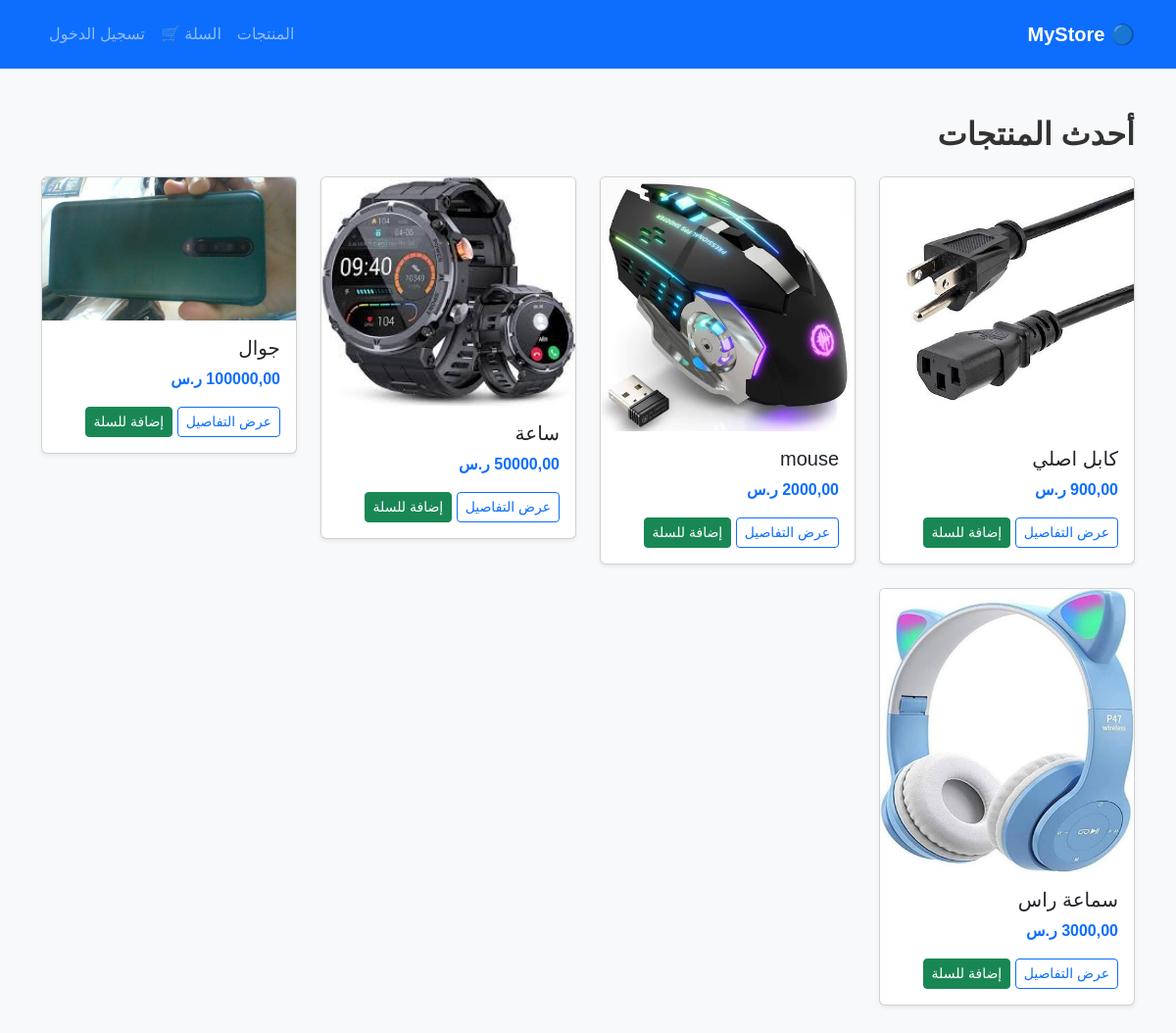
The page / on the database its author committed.
### myapp/models.py (models this page shows, shortened)
class Product(models.Model):
    name = models.CharField(max_length=200)
    price = models.DecimalField(max_digits=10, decimal_places=2)
    description = models.TextField(blank=True)
    image = models.ImageField(upload_to='products/')
    category = models.CharField(max_length=100, blank=True)
    brand = models.CharField(max_length=100, blank=True)
    created_at = models.DateTimeField(auto_now_add=True)

### myapp/views.py (the view)
# urls.py: path('', views.index, name='index'),
def index(request):
    products = Product.objects.all()[:8]
    return render(request, 'myapp/index.html', {'products': products})

### myapp/templates/myapp/index.html (shortened to what this page needs)
{% load static %}
<!DOCTYPE html>
<html lang="ar" dir="rtl">
<head>
    <link href="https://cdn.jsdelivr.net/npm/bootstrap@5.3.2/dist/css/bootstrap.rtl.min.css" rel="stylesheet">
    <link rel="stylesheet" href="https://cdnjs.cloudflare.com/ajax/libs/font-awesome/6.5.0/css/all.min.css">
    <link rel="stylesheet" href="{% static 'pages/css/style.css' %}">
</head>
<body class="bg-light">
<nav class="navbar navbar-expand-lg navbar-dark bg-primary">
    <div class="container">
        <a class="navbar-brand fw-bold" href="/">🔵 MyStore</a>
        <div class="collapse navbar-collapse" id="mainNav">
            <ul class="navbar-nav ms-auto">
                <li class="nav-item"><a class="nav-link" href="{% url 'products' %}">المنتجات</a></li>
                <li class="nav-item"><a class="nav-link" href="{% url 'cart' %}">السلة 🛒</a></li>
                <li class="nav-item"><a class="nav-link" href="{% url 'login' %}">تسجيل الدخول</a></li>
            </ul>
        </div>
    </div>
</nav>
<div class="container py-5">
    <h2 class="mb-4 fw-bold">أحدث المنتجات</h2>
    <div class="row">
        {% for p in products %}
        <div class="col-md-3">
            <div class="card shadow-sm mb-4">
                <img src="{{ p.image.url }}" class="card-img-top">
                <div class="card-body">
                    <h5 class="card-title">{{ p.name }}</h5>
                    <p class="text-primary fw-bold">{{ p.price }} ر.س</p>
                    <a href="{% url 'product_detail' p.id %}" class="btn btn-outline-primary btn-sm">عرض التفاصيل</a>
                    <a href="{% url 'add_to_cart' p.id %}" class="btn btn-success btn-sm">إضافة للسلة</a>
                </div>
            </div>
        </div>
        {% endfor %}
    </div>
</div>
</body>
</html>

### myapp/static/myapp/css/style.css (style rules this page uses)
* { margin: 0; padding: 0; box-sizing: border-box; font-family: "Tajawal", sans-serif; }
body { background: #f5f5f5; color: #333; }
.navbar { background: #111; padding: 15px 0; color: #fff; }

### rows shown on the page
Product: image (picture), name "كابل اصلي", price "900,00"
Product: image (picture), name "mouse", price "2000,00"
Product: image (picture), name "ساعة", price "50000,00"
Product: image (picture), name "جوال", price "100000,00"
Product: image (picture), name "سماعة راس", price "3000,00"
